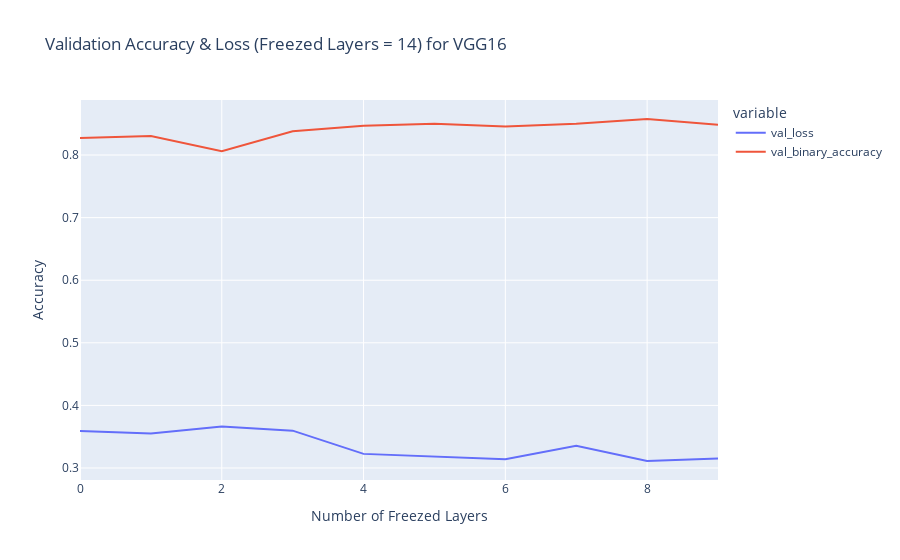

Source (notebook cell):
### Markdown cell above
Plotting accuracy and loss for the best optimum results achieved and that is for the freezed layers = 14 with the Validation Accuracy = 0.936953723430633 and the Validation Loss = 0.315269231796264. We can conclude that as we increase the epochs, our acuracy increases and the loss decreases.

### Code cell
df_vgg = getData_vgg()
df_vgg = df_vgg[df_vgg.freezed_layer == 14]
fig = px.line(
    df_vgg, 
    x='Epoch', 
    y=['val_loss','val_binary_accuracy'],
    title="Validation Accuracy & Loss (Freezed Layers = 14) for VGG16"
).update_layout(xaxis_title="Number of Freezed Layers", yaxis_title="Accuracy")
fig.show()

### Figure 1 — Plotly figure (JSON) as saved in the notebook; plotly's stock layout.template omitted (floating-point values rounded to 4 significant figures)
{"data": [{"hovertemplate": "variable=val_loss<br>Epoch=%{x}<br>value=%{y}<extra></extra>", "legendgroup": "val_loss", "line": {"color": "#636efa", "dash": "solid"}, "marker": {"symbol": "circle"}, "mode": "lines", "name": "val_loss", "orientation": "v", "showlegend": true, "x": [0, 1, 2, 3, 4, 5, 6, 7, 8, 9], "xaxis": "x", "y": [0.359, 0.355, 0.3664, 0.3596, 0.3225, 0.3186, 0.3141, 0.3353, 0.3112, 0.3153], "yaxis": "y", "type": "scatter"}, {"hovertemplate": "variable=val_binary_accuracy<br>Epoch=%{x}<br>value=%{y}<extra></extra>", "legendgroup": "val_binary_accuracy", "line": {"color": "#EF553B", "dash": "solid"}, "marker": {"symbol": "circle"}, "mode": "lines", "name": "val_binary_accuracy", "orientation": "v", "showlegend": true, "x": [0, 1, 2, 3, 4, 5, 6, 7, 8, 9], "xaxis": "x", "y": [0.8273, 0.8303, 0.8061, 0.8379, 0.847, 0.85, 0.8455, 0.85, 0.8576, 0.8485], "yaxis": "y", "type": "scatter"}], "layout": {"xaxis": {"anchor": "y", "domain": [0, 1], "title": {"text": "Number of Freezed Layers"}, "type": "linear", "range": [0, 9], "autorange": true}, "yaxis": {"anchor": "x", "domain": [0, 1], "title": {"text": "Accuracy"}, "type": "linear", "range": [0.2808, 0.8879], "autorange": true}, "legend": {"title": {"text": "variable"}, "tracegroupgap": 0}, "title": {"text": "Validation Accuracy & Loss (Freezed Layers = 14) for VGG16"}, "autosize": true}}
